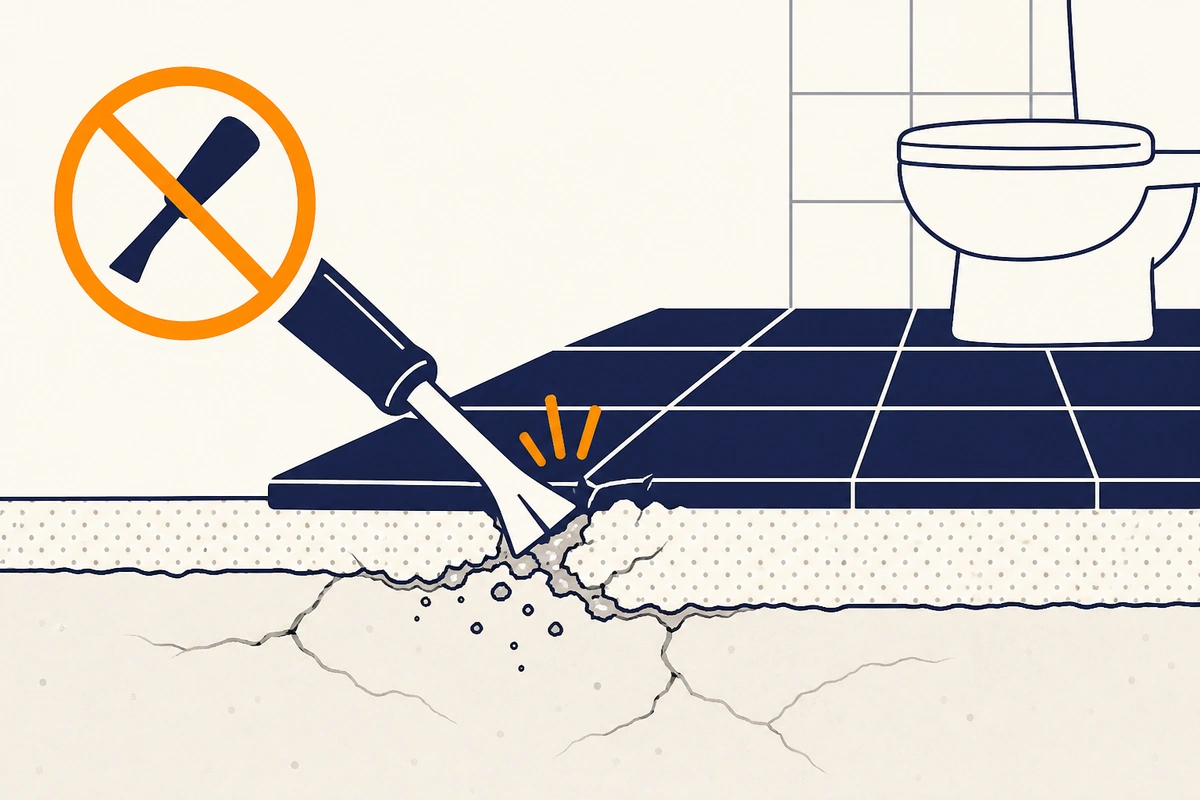
#> input picture blog-batch-10/assets/pre-brand-backup/bathroom-grout-crumbling-kashmir/bathroom-grout-crumbling-kashmir-dont-2.webp, 1200 x 800 px
$ python -i guide_image_utils.py   (imports and definitions only)
#> lines starting #> are read from the running program, lines starting #| are printed output that depends on the picture
#> further down, picture is the input picture: PIL image 1200x800 RGB; mean R, G, B 210, 205.8, 202
"""Shared image prompts and step illustration helpers for Panun Kaergar guides."""

from __future__ import annotations

import json
import shutil
from pathlib import Path

from PIL import Image, ImageDraw, ImageFilter, ImageFont, ImageStat

ROOT = Path(__file__).resolve().parents[1]
PROMPTS_DIR = ROOT / "blog-batch-3" / "assets" / "prompts"
ASSETS_GEN = ROOT / "blog-batch-3" / "assets" / "generated"
BATCH_ASSETS = ROOT / "blog-batch-1" / "assets"
BATCH2_ASSETS = ROOT / "blog-batch-2" / "assets"
BATCH3_ASSETS = ROOT / "blog-batch-3" / "assets"
DEMO_ASSETS = ROOT / "blog-demo-assets"
BRAND_DIR = ROOT / "public" / "images" / "brand"

# Official Panun Kaergar logos only — full wordmarks, never small marks or AI-drawn logos.
LOGO_WHITE = BRAND_DIR / "logo-white.png"
LOGO_COLOR = BRAND_DIR / "logo-color.png"
LOGO_SQUARE = ROOT / "public" / "logo-square.png"
OFFICIAL_LOGOS = (LOGO_WHITE, LOGO_COLOR)

GUIDE_IMAGE_ROLES = (
    "cover",
    "title",
    "methods",
    "diagram",
    "tip",
    *(f"method-{n}" for n in range(1, 7)),
    *(f"dont-{n}" for n in range(1, 4)),
)

RICH_IMAGE_MIN_BYTES = 100_000

NAVY = (32, 32, 72, 255)
GOLD = (255, 153, 0, 255)
CREAM = (250, 248, 244, 255)
PAPER = (243, 241, 236, 255)
MUTED = (92, 95, 114, 255)
WHITE = (255, 255, 255, 255)
LINE = (32, 32, 72, 40)
RED = (180, 48, 48, 255)


# [14 lines left out: function font, not called in this run]


def grain(img: Image.Image, amount: int = 12) -> Image.Image:
#> called with amount = 12
    noise = Image.effect_noise(img.size, amount).convert("L")
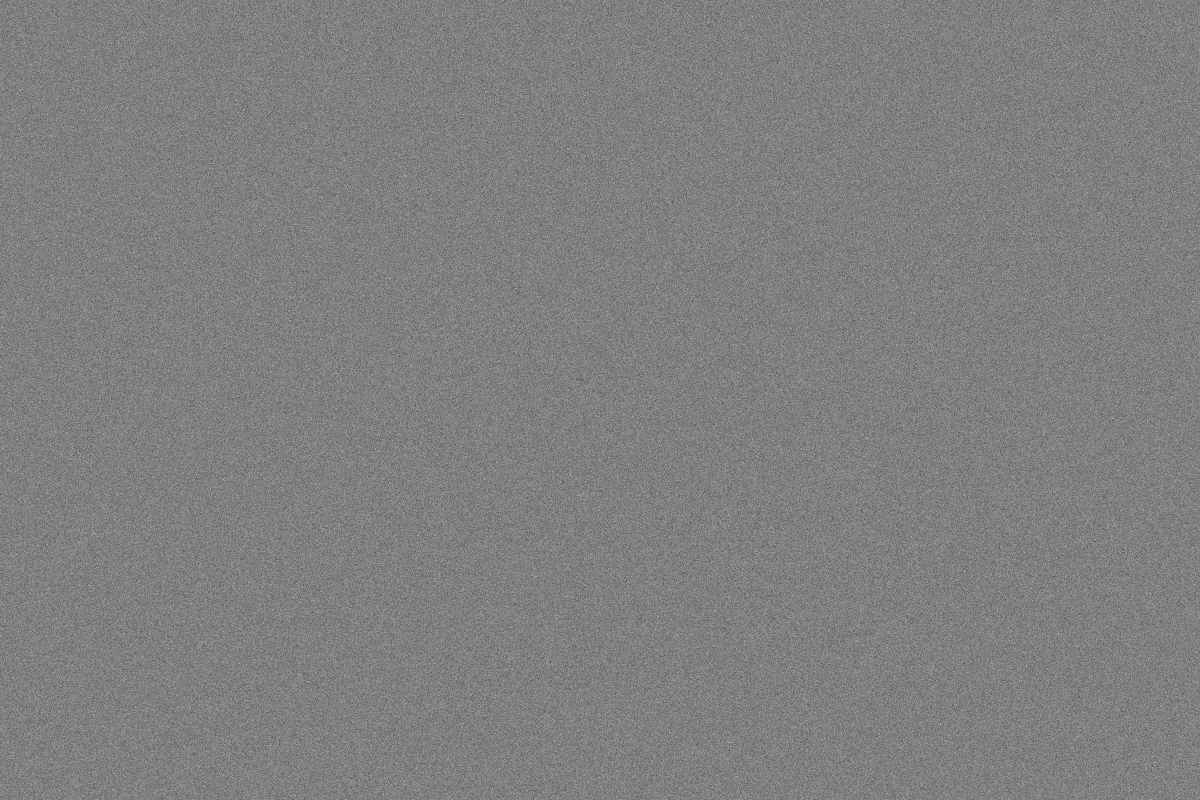
#> noise: PIL image 1200x800 L; min 71, max 184, mean 127.5
    noise = noise.point(lambda p: 128 + (p - 128) // 3)
    overlay = Image.merge("RGBA", (noise, noise, noise, Image.new("L", img.size, 28)))
    return Image.alpha_composite(img.convert("RGBA"), overlay)


# [6 lines left out: function leaf, not called in this run]


PROMPT_STYLE = (
    "Flat vector illustration, 16:9 landscape. Cream #faf8f4 background. "
    "Palette only navy #202048, gold #FF9900, cream. Clean home-service diagram style. "
    "No photorealism, no text labels in the image, no locality names. "
    "CRITICAL — zero branding in the artwork: no logos, no watermarks, no brand marks, "
    "no gear icons used as logos, no letter monograms, no company names, no PANUN text. "
    "Pure instructional illustration only; margins stay empty for a post-process overlay."
)

# Official wordmark size on guide images (Logo Color / Logo White only).
LOGO_HEIGHT_RATIO_LANDSCAPE = 0.102
LOGO_HEIGHT_RATIO_SQUARE = 0.092

LOGO_CORNERS = ("top-left", "top-right", "bottom-left", "bottom-right")
CREAM_TARGET = (250, 248, 244)


def _logo_margins(w: int, h: int) -> tuple[int, int]:
    return max(16, int(w * 0.025)), max(16, int(h * 0.03))


# [494 lines left out: functions _clamp_box, _cream_ratio, _navy_ratio, _region_emptiness_score, _iter_logo_positions, pick_best_logo_position and 19 more, not called in this run]

>>> from PIL import Image
>>> picture = Image.open('../blog-batch-10/assets/pre-brand-backup/bathroom-grout-crumbling-kashmir/bathroom-grout-crumbling-kashmir-dont-2.webp')
>>> result = grain(picture)
